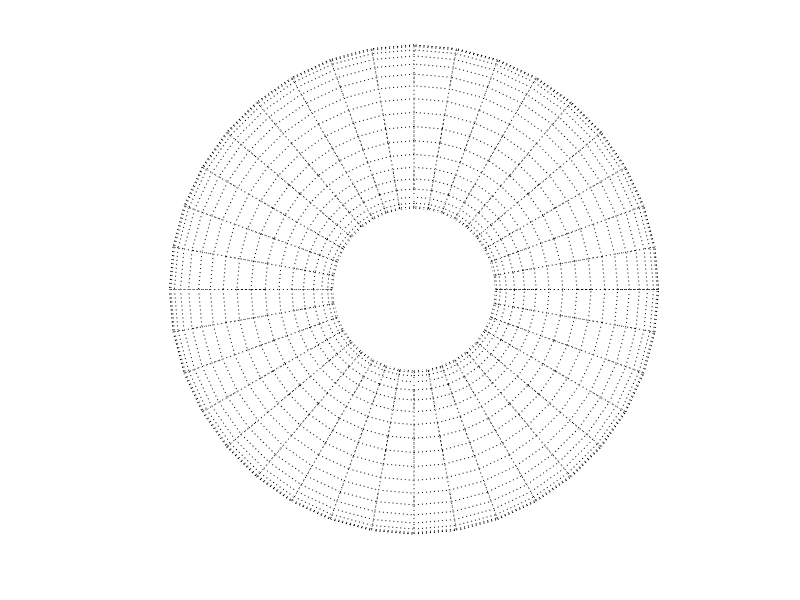

Recreate this plot in MATLAB. (Note: this script raises an error after producing the figure.)
function [] = kludge()

  addpath('export_fig');

  r1 = 2;
  r2 = 1;

  [u,v] = meshgrid(0:10:360);

  X = (r1 + r2*cosd(v)).*cosd(u);
  Y = (r1 + r2*cosd(v)).*sind(u);
  Z = r2*sind(v);

  fig = figure();
  hold on;
  %box off;
  axis equal;
  set(gca, 'visible', 'off');
  set(gcf, 'Color', 'w');
  %surface(X,Y,Z,'FaceColor','none','LineWidth',0.1,'linestyle','--');
  surface(X,Y,Z,'FaceColor','none','LineWidth',0.01,'linestyle',':');
  %surfl(X,Y,Z);

  M1 = load('../sampled_data/comp1.dat');
  theta1 = M1(:,1);
  theta2 = M1(:,2);

  x = (r1 + r2*cos(theta2)).*cos(theta1);
  y = (r1 + r2*cos(theta2)).*sin(theta1);
  z = r2*sin(theta2);
  plot3(x,y,z,'.','Color',[1 0 0]);

  M2 = load('../sampled_data/comp2.dat');
  theta1 = M2(:,1);
  theta2 = M2(:,2);

  x = (r1 + r2*cos(theta2)).*cos(theta1);
  y = (r1 + r2*cos(theta2)).*sin(theta1);
  z = r2*sin(theta2);
  plot3(x,y,z,'.','Color',[0 0.5 0]);

  view([94 34]);

  xlabel('X');
  ylabel('Y');
  zlabel('Z');

  outfile = 'mixture2_torus';
  output_fig = strcat('../figs/',outfile,'.fig');
  output_eps = strcat('../figs/',outfile,'.eps');
  output_pdf = strcat('../figs/',outfile,'.pdf');

  saveas(gcf,output_fig);
  export_fig(output_pdf,'-pdf');

end
